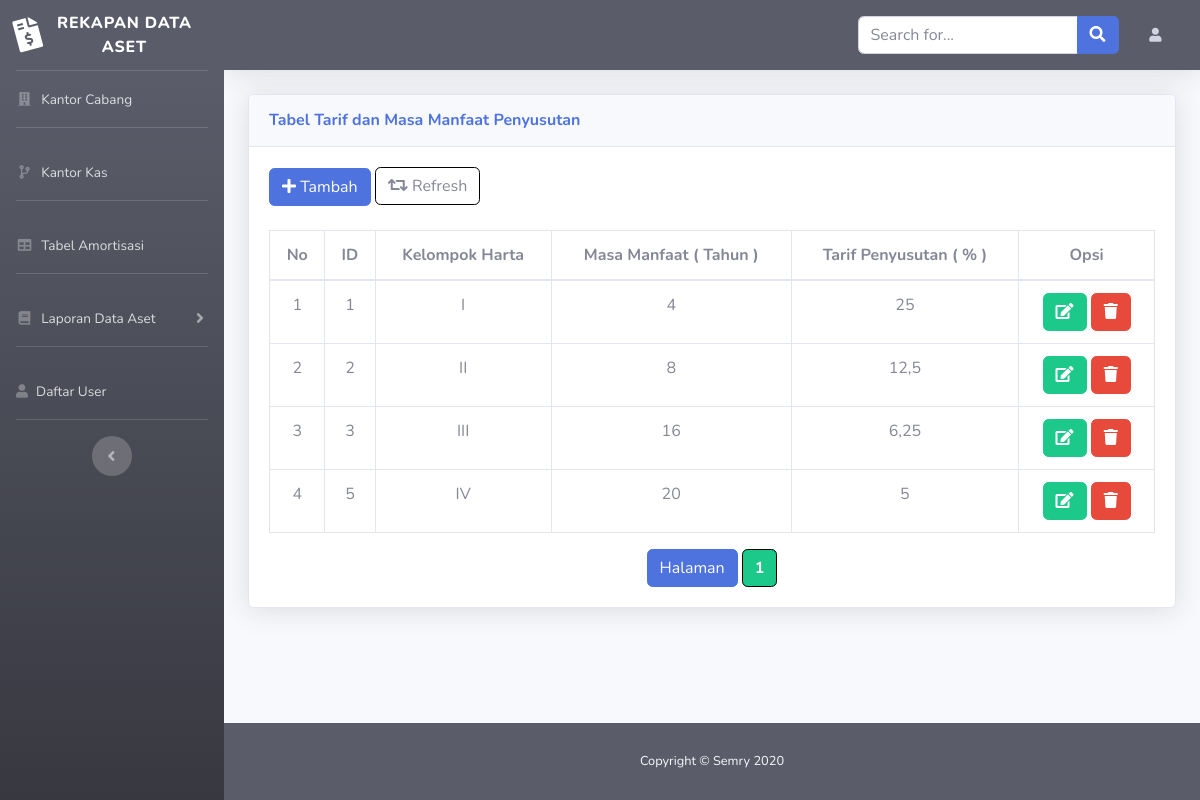
The app's page /admin/amortisasi/indexamor.php (signed in) with its own data.
### tables this page shows
CREATE TABLE `amortisasi` (
  `id` int(11) NOT NULL,
  `kelompok` varchar(100) NOT NULL,
  `masa` varchar(100) NOT NULL,
  `tarif` varchar(100) NOT NULL
);

### admin/data.php (called while the page is built, shortened)
<?php
$jumdatph = 10;
$jumalldat = count(addBranch("SELECT * FROM users"));
$jumhal = ceil($jumalldat / $jumdatph);
$aktpage = (isset($_GET["page"])) ? $_GET["page"] : 1;
?>

### admin/function.php (called while the page is built, shortened)
<?php
$knk = mysqli_connect("localhost", "root", "", "rekapan_data_aset");
function addBranch($query)
{
    global $knk;
    $result = mysqli_query($knk, $query);
    $rows   = [];
    while ($row = mysqli_fetch_assoc($result)) {
        $rows[] = $row;
    }
    return $rows;
}
function AllAmor($query)
{
    global $knk;
    $result = mysqli_query($knk, $query);
    $rows   = [];
    while ($row = mysqli_fetch_assoc($result)) {
        $rows[] = $row;
    }
    return $rows;
}

### admin/amortisasi/indexamor.php (the view, shortened to what this page needs)
<?php
require '../function.php';
$jumdatph = 10;
$jumalldat = count(AllAmor("SELECT * FROM amortisasi"));
$aktpage = (isset($_GET["page"])) ? $_GET["page"] : 1;
$dtawl = ($jumdatph * $aktpage) - $jumdatph;
$Amor = allAmor("SELECT * FROM amortisasi LIMIT $dtawl, $jumdatph");
?>
<!DOCTYPE html>
<html lang="en">
<head>
  <link rel="stylesheet" href="https://stackpath.bootstrapcdn.com/bootstrap/4.4.1/css/bootstrap.min.css">
  <link href="../../assets/vendor/fontawesome-free/css/all.min.css" rel="stylesheet" type="text/css">
  <link href="../../assets/css/sb-admin-2.min.css" rel="stylesheet">
</head>
<body id="page-top">
  <div id="wrapper">
    <ul class="navbar-nav bg-gradient-dark sidebar sidebar-dark accordion" id="accordionSidebar">
      <a class="sidebar-brand d-flex align-items-center justify-content-center" href="../index.php">
        <div class="sidebar-brand-icon rotate-n-15">
          <i class="fas fa-file-invoice-dollar"></i>
        </div>
        <div class="sidebar-brand-text mx-3">Rekapan Data Aset</div>
      </a>
      <hr class="sidebar-divider my-0">
      <li class="nav-item">
        <a class="nav-link" href="../branchOffice/indexBranchOffice.php">
          <i class="fas fa-fw fa-building"></i>
          <span>Kantor Cabang</span></a>
      </li>
      <hr class="sidebar-divider">
      <li class="nav-item">
        <a class="nav-link" href="../kas/indexKas.php">
          <i class="fas fa-fw fa-code-branch"></i>
          <span>Kantor Kas</span></a>
      </li>
      <hr class="sidebar-divider">
      <li class="nav-item">
        <a class="nav-link" href="../amortisasi/indexamor.php">
          <i class="fas fa-fw fa-table"></i>
          <span>Tabel Amortisasi</span></a>
      </li>
      <hr class="sidebar-divider">
      <li class="nav-item">
        <a class="nav-link collapsed" href="" data-toggle="collapse" data-target="#collapseTwo" aria-expanded="true" aria-controls="collapseTwo">
          <i class="fas fa-fw fa-book"></i>
          <span>Laporan Data Aset</span>
        </a>
      </li>
      <hr class="sidebar-divider">
      <li class="nav-item">
        <a class="nav-link" data-toggle="modal" data-target="#modal-xl" href="">
          <i class="fas fa-user"></i>
          <span>Daftar User</span></a>
      </li>
              <?php
              include '../data.php';
              ?>
      <hr class="sidebar-divider d-none d-md-block">
      <div class="text-center d-none d-md-inline">
        <button class="rounded-circle border-0" id="sidebarToggle"></button>
      </div>
    </ul>
    <div id="content-wrapper" class="d-flex flex-column">
      <div id="content">
        <nav class="navbar navbar-expand navbar-dark bg-dark topbar mb-4 static-top shadow">
          <form action="" method="post" class="d-none d-md-inline-block form-inline ml-auto mr-0 mr-md-3 my-2 my-md-0">
            <div class="input-group">
              <input type="text" class="form-control" placeholder="Search for..." aria-label="Search" aria-describedby="basic-addon2" name="katakunci">
              <div class="input-group-append">
                <button class="btn btn-primary" type="submit" name="searchAmortisasi">
                  <i class="fas fa-search"></i>
                </button>
              </div>
            </div>
          </form>
          <ul class="navbar-nav ml-auto ml-md-0">
            <li class="nav-item dropdown no-arrow">
              <a class="nav-link dropdown-toggle" href="#" id="userDropdown" role="button" data-toggle="dropdown" aria-haspopup="true" aria-expanded="false">
                <i class="rounded-circle fas fa-user fa-sm fa-fw mr-2 text-gray-400"></i>
              </a>
            </li>
          </ul>
        </nav>
        <div class="container-fluid">
          <div class="card shadow mb-4">
            <div class="card-header py-3">
              <h6 class="m-0 font-weight-bold text-primary">Tabel Tarif dan Masa Manfaat Penyusutan</h6>
            </div>
            <div class="card-body">
              <button type="submit" class="btn btn-primary" data-toggle="modal" data-target="#amorAddModal" data-whatever="@mdo">
                <i class="fas fa-plus"></i> Tambah
              </button>
              <a class="btn" href="" style="border-color: black; margin-bottom: 1px;">
                <i class="fas fa-fw fa-retweet"></i> Refresh
              </a>
              <br>
              <br>
              <div class="table-responsive">
                <table class="table table-bordered" width="100%" cellspacing="0">
                  <thead>
                    <tr align="center">
                      <th>No</th>
                      <th>ID</th>
                      <th>Kelompok Harta</th>
                      <th>Masa Manfaat ( Tahun )</th>
                      <th>Tarif Penyusutan ( % )</th>
                      <th>Opsi</th>
                    </tr>
                  </thead>
                  <tbody>
                    <?php $no = 1; ?>
                    <?php foreach ($Amor as $brs) : ?>
                      <tr align="center">
                        <td><?= $no; ?></td>
                        <td><?= $brs["id"]; ?></td>
                        <td><?= $brs["kelompok"]; ?></td>
                        <td><?= $brs["masa"]; ?></td>
                        <td><?= $brs["tarif"]; ?></td>
                        <td>
                          <button type="button" title="Edit" class='btn btn-success editAmorBtn'><i class="fas fa-edit"></i>
                          </button>
                          <a type="button" title="Hapus" class='btn btn-danger' href="deleteAmor.php?id=<?= $brs["id"]; ?>" onclick="return confirm('Anda yakin ingin menghapus data ini');"><i class="fas fa-trash"></i>
                          </a>
                        </td>
                      </tr>
                      <?php $no++; ?>
                    <?php endforeach; ?>
                  </tbody>
                </table>
                <div class="text-center">
                  <span class="btn btn-primary">Halaman</span>
                  <div class="btn-group">
                    <?php for ($a = 1; $a <= $jumhal; $a++) : ?>
                      <?php if ($a == $aktpage) : ?>
                        <a href="?page=<?= $a; ?>" class="btn btn-success" style="font-weight: bold; border-color: black;"><?= $a; ?>
                        </a>
                      <?php else : ?>
                        <a href="?page=<?= $a; ?>" class="btn" style="border-color: black;"><?= $a; ?></a>
                      <?php endif; ?>
                    <?php endfor; ?>
                  </div>
                </div>
              </div>
            </div>
          </div>
        </div>
      </div>
      <footer class="sticky-footer bg-dark">
        <div class="container my-auto">
          <div class="copyright text-center my-auto">
            <span class="text-light">Copyright &copy; Semry 2020</span>
          </div>
        </div>
      </footer>
    </div>
  </div>
</body>
</html>

### records on screen
amortisasi: id "1", kelompok "I", masa "4", tarif "25"
amortisasi: id "2", kelompok "II", masa "8", tarif "12,5"
amortisasi: id "3", kelompok "III", masa "16", tarif "6,25"
amortisasi: id "5", kelompok "IV", masa "20", tarif "5"
